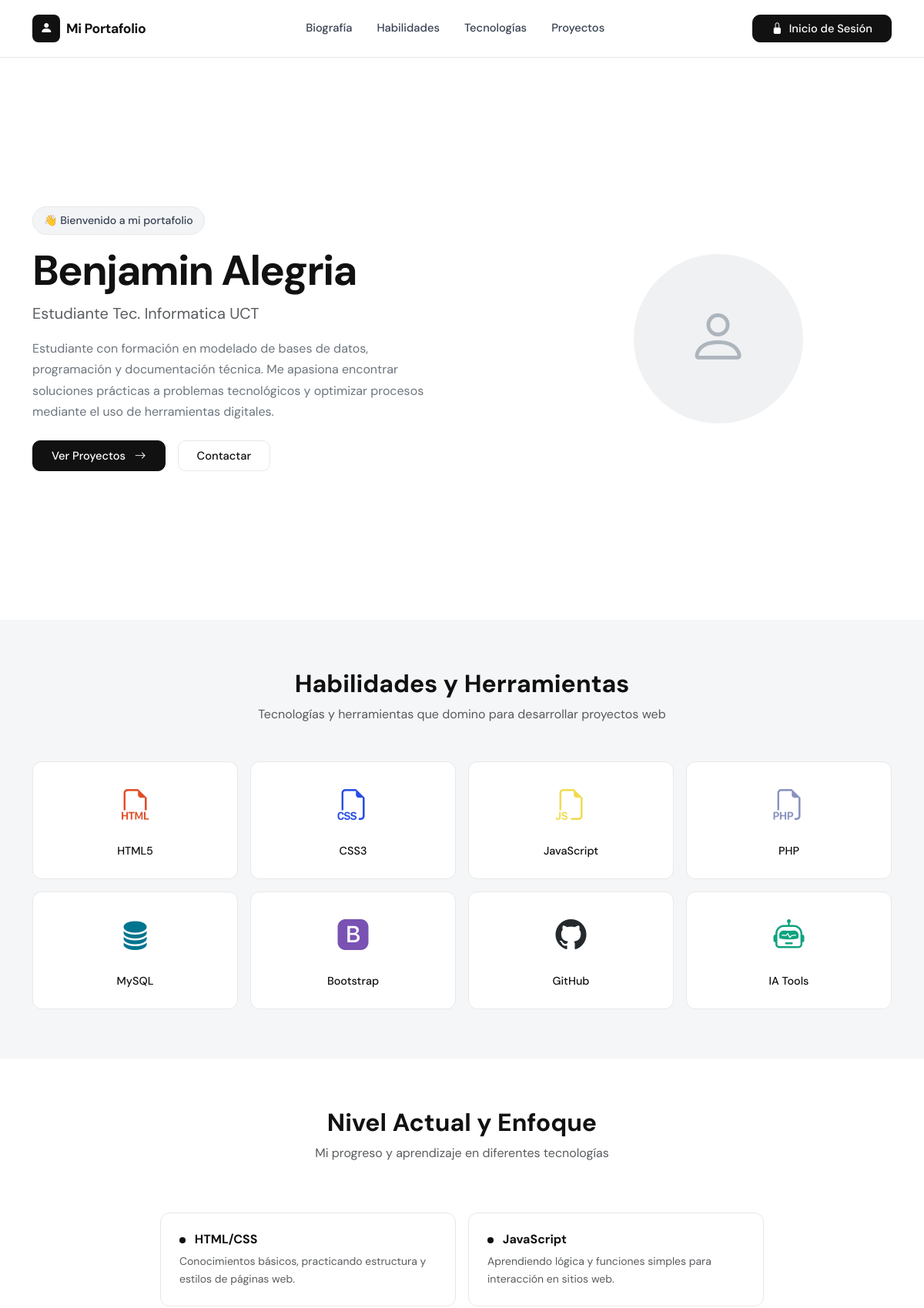
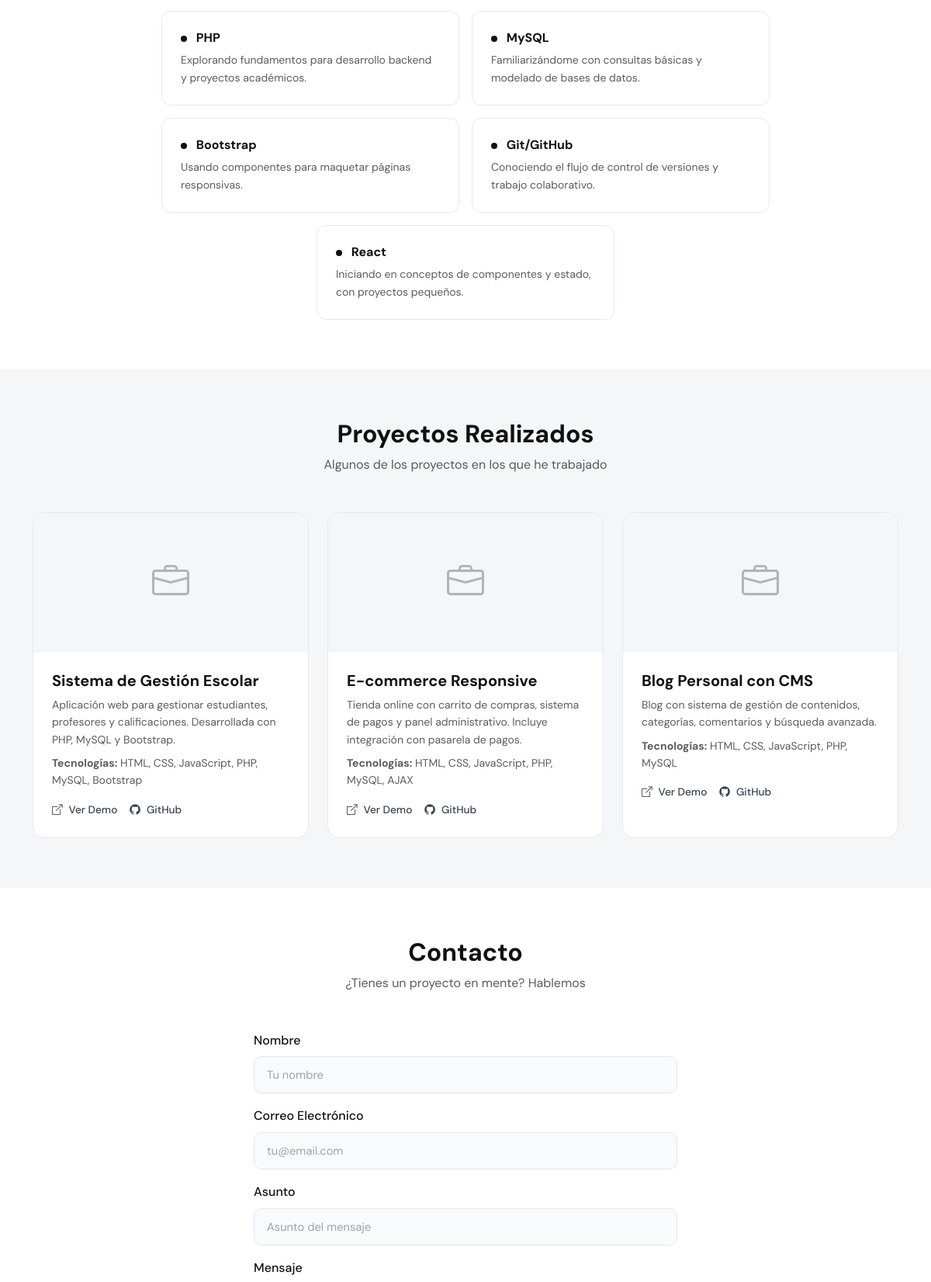
The page / (upper part) on the database its author committed (2 pictures, top to bottom).
### tables this page shows
CREATE TABLE IF NOT EXISTS habilidades (
    id         INT AUTO_INCREMENT PRIMARY KEY,
    nombre     VARCHAR(100) NOT NULL,
    icono_html TEXT,
    orden      INT DEFAULT 0,
    created_at TIMESTAMP DEFAULT CURRENT_TIMESTAMP
);

CREATE TABLE IF NOT EXISTS tecnologias (
    id          INT AUTO_INCREMENT PRIMARY KEY,
    nombre      VARCHAR(100) NOT NULL,
    descripcion TEXT,
    orden       INT DEFAULT 0,
    created_at  TIMESTAMP DEFAULT CURRENT_TIMESTAMP
);

### includes/functions.php (called while the page is built, shortened)
<?php
function getBiografia($pdo) {
    try {
        $stmt = $pdo->query("SELECT * FROM biografia LIMIT 1");
        return $stmt->fetch();
    } catch (Exception $e) {
        return null;
    }
}
function getHabilidades($pdo) {
    try {
        $stmt = $pdo->query("SELECT * FROM habilidades ORDER BY orden ASC");
        return $stmt->fetchAll();
    } catch (Exception $e) {
        return null;
    }
}
function getTecnologias($pdo) {
    try {
        $stmt = $pdo->query("SELECT * FROM tecnologias ORDER BY orden ASC");
        return $stmt->fetchAll();
    } catch (Exception $e) {
        return null;
    }
}
function getProyectos($pdo) {
    try {
        $stmt = $pdo->query("SELECT * FROM proyectos ORDER BY created_at DESC");
        return $stmt->fetchAll();
    } catch (Exception $e) {
        return null;
    }
}

### index.php (the view, shortened to what this page needs)
<?php
require_once 'includes/db.php';
require_once 'includes/functions.php';
$bio = getBiografia($pdo);
$habilidades = getHabilidades($pdo);
$tecnologias = getTecnologias($pdo);
$proyectos = getProyectos($pdo);
?>
<!DOCTYPE html>
<html lang="es">
<head>
    <link href="https://cdn.jsdelivr.net/npm/bootstrap@5.3.8/dist/css/bootstrap.min.css" rel="stylesheet">
    <link href="https://cdn.jsdelivr.net/npm/bootstrap-icons@1.11.0/font/bootstrap-icons.css" rel="stylesheet">
    <link href="assets/css/style.css" rel="stylesheet">
</head>
<body>
<nav class="navbar navbar-expand-lg navbar-light bg-white border-bottom sticky-top" id="mainNav">
    <div class="container">
        <a class="navbar-brand d-flex align-items-center gap-2 fw-bold" href="#inicio">
            <div class="brand-icon">
                <i class="bi bi-person-fill"></i>
            </div>
            Mi Portafolio
        </a>
        <div class="collapse navbar-collapse justify-content-center" id="navbarNav">
            <ul class="navbar-nav gap-1">
                <li class="nav-item"><a class="nav-link" href="#biografia">Biografía</a></li>
                <li class="nav-item"><a class="nav-link" href="#habilidades">Habilidades</a></li>
                <li class="nav-item"><a class="nav-link" href="#tecnologias">Tecnologías</a></li>
                <li class="nav-item"><a class="nav-link" href="#proyectos">Proyectos</a></li>
            </ul>
        </div>
        <div class="d-flex">
            <a href="login.php" class="btn btn-dark px-4">
                <i class="bi bi-lock-fill me-2"></i>Inicio de Sesión
            </a>
        </div>
    </div>
</nav>
<section id="biografia" class="hero-section py-5">
    <div class="container py-4">
        <div class="row align-items-center">
            <div class="col-lg-7">
                <span class="badge-welcome mb-3 d-inline-flex align-items-center gap-2">
                    👋 Bienvenido a mi portafolio
                </span>
                <h1 class="display-4 fw-bold mb-2">
                    <?php echo htmlspecialchars($bio['nombre'] ?? 'Benjamin Alegria'); ?>
                </h1>
                <p class="text-muted fs-5 mb-3">
                    <?php echo htmlspecialchars($bio['titulo'] ?? 'Estudiante Tec. Informatica UCT'); ?>
                </p>
                <p class="text-secondary mb-4" style="max-width: 520px; line-height: 1.7;">
                    <?php echo htmlspecialchars($bio['descripcion'] ?? 'Estudiante con formación en modelado de bases de datos, programación y documentación técnica. Me apasiona encontrar soluciones prácticas a problemas tecnológicos y optimizar procesos mediante el uso de herramientas digitales.'); ?>
                </p>
                <div class="d-flex gap-3 flex-wrap">
                    <a href="#proyectos" class="btn btn-dark btn-lg px-4">
                        Ver Proyectos <i class="bi bi-arrow-right ms-2"></i>
                    </a>
                    <a href="#contacto" class="btn btn-outline-secondary btn-lg px-4">Contactar</a>
                </div>
            </div>
            <div class="col-lg-5 text-center mt-5 mt-lg-0">
                <div class="avatar-container">
                    <?php if (!empty($bio['foto'])): ?>
                        <img src="assets/img/<?php echo htmlspecialchars($bio['foto']); ?>"
                             alt="Foto de perfil" class="avatar-img">
                    <?php else: ?>
                        <div class="avatar-placeholder">
                            <i class="bi bi-person" style="font-size: 5rem; color: #adb5bd;"></i>
                        </div>
                    <?php endif; ?>
                </div>
            </div>
        </div>
    </div>
</section>
<section id="habilidades" class="py-5 bg-light-gray">
    <div class="container py-3">
        <div class="text-center mb-5">
            <h2 class="fw-bold">Habilidades y Herramientas</h2>
            <p class="text-muted">Tecnologías y herramientas que domino para desarrollar proyectos web</p>
        </div>
        <div class="row g-3 justify-content-center">
            <?php if ($habilidades): ?>
                <?php foreach ($habilidades as $hab): ?>
                <div class="col-6 col-sm-4 col-md-3">
                    <div class="skill-card text-center p-4">
                        <div class="skill-icon mb-3">
                            <?php echo $hab['icono_html'] ?? '<i class="bi bi-code-slash fs-1"></i>'; ?>
                        </div>
                        <p class="mb-0 fw-medium"><?php echo htmlspecialchars($hab['nombre']); ?></p>
                    </div>
                </div>
                <?php endforeach; ?>
            <?php endif; ?>
        </div>
    </div>
</section>
<section id="tecnologias" class="py-5 bg-white">
    <div class="container py-3">
        <div class="text-center mb-5">
            <h2 class="fw-bold">Nivel Actual y Enfoque</h2>
            <p class="text-muted">Mi progreso y aprendizaje en diferentes tecnologías</p>
        </div>
        <div class="row g-3 justify-content-center" style="max-width: 800px; margin: 0 auto;">
            <?php if ($tecnologias): ?>
                <?php foreach ($tecnologias as $tec): ?>
                <div class="col-12 col-md-6">
                    <div class="tech-card p-4">
                        <h6 class="fw-bold mb-2">
                            <span class="dot-indicator me-2"></span>
                            <?php echo htmlspecialchars($tec['nombre']); ?>
                        </h6>
                        <p class="text-muted small mb-0"><?php echo htmlspecialchars($tec['descripcion']); ?></p>
                    </div>
                </div>
                <?php endforeach; ?>
            <?php endif; ?>
        </div>
    </div>
</section>
<section id="proyectos" class="py-5 bg-light-gray">
    <div class="container py-3">
        <div class="text-center mb-5">
            <h2 class="fw-bold">Proyectos Realizados</h2>
            <p class="text-muted">Algunos de los proyectos en los que he trabajado</p>
        </div>
        <div class="row g-4">
            <?php if ($proyectos): ?>
                <?php foreach ($proyectos as $proy): ?>
                <div class="col-12 col-md-6 col-lg-4">
                    <div class="project-card h-100">
                        <div class="project-img-wrap">
                            <?php if (!empty($proy['imagen'])): ?>
                                <img src="assets/img/<?php echo htmlspecialchars($proy['imagen']); ?>"
                                     class="img-fluid w-100" alt="<?php echo htmlspecialchars($proy['titulo']); ?>">
                            <?php else: ?>
                                <div class="project-img-placeholder">
                                    <i class="bi bi-briefcase" style="font-size: 3rem; color: #adb5bd;"></i>
                                </div>
                            <?php endif; ?>
                        </div>
                        <div class="project-body p-4">
                            <h5 class="fw-bold mb-2"><?php echo htmlspecialchars($proy['titulo']); ?></h5>
                            <p class="text-muted small mb-2"><?php echo htmlspecialchars($proy['descripcion']); ?></p>
                            <?php if (!empty($proy['tecnologias'])): ?>
                                <p class="text-muted small mb-3">
                                    <strong>Tecnologías:</strong> <?php echo htmlspecialchars($proy['tecnologias']); ?>
                                </p>
                            <?php endif; ?>
                            <div class="d-flex gap-3">
                                <?php if (!empty($proy['url_demo'])): ?>
                                    <a href="<?php echo htmlspecialchars($proy['url_demo']); ?>"
                                       target="_blank" class="project-link">
                                        <i class="bi bi-box-arrow-up-right me-1"></i> Ver Demo
                                    </a>
                                <?php endif; ?>
                                <?php if (!empty($proy['url_github'])): ?>
                                    <a href="<?php echo htmlspecialchars($proy['url_github']); ?>"
                                       target="_blank" class="project-link">
                                        <i class="bi bi-github me-1"></i> GitHub
                                    </a>
                                <?php endif; ?>
                            </div>
                        </div>
                    </div>
                </div>
                <?php endforeach; ?>
            <?php else: ?>
                <?php
                $defaultProjects = [
                    ['titulo' => 'Sistema de Gestión Escolar', 'desc' => 'Aplicación web para gestionar estudiantes, profesores y calificaciones. Desarrollada con PHP, MySQL y Bootstrap.', 'techs' => 'HTML, CSS, JavaScript, PHP, MySQL, Bootstrap'],
                    ['titulo' => 'E-commerce Responsive', 'desc' => 'Tienda online con carrito de compras, sistema de pagos y panel administrativo. Incluye integración con pasarela de pagos.', 'techs' => 'HTML, CSS, JavaScript, PHP, MySQL, AJAX'],
                    ['titulo' => 'Blog Personal con CMS', 'desc' => 'Blog con sistema de gestión de contenidos, categorías, comentarios y búsqueda avanzada.', 'techs' => 'HTML, CSS, JavaScript, PHP, MySQL'],
                ];
                foreach ($defaultProjects as $p): ?>
                <div class="col-12 col-md-6 col-lg-4">
                    <div class="project-card h-100">
                        <div class="project-img-placeholder">
                            <i class="bi bi-briefcase" style="font-size: 3rem; color: #adb5bd;"></i>
                        </div>
                        <div class="project-body p-4">
                            <h5 class="fw-bold mb-2"><?php echo $p['titulo']; ?></h5>
                            <p class="text-muted small mb-2"><?php echo $p['desc']; ?></p>
                            <p class="text-muted small mb-3"><strong>Tecnologías:</strong> <?php echo $p['techs']; ?></p>
                            <div class="d-flex gap-3">
                                <a href="#" class="project-link"><i class="bi bi-box-arrow-up-right me-1"></i> Ver Demo</a>
                                <a href="#" class="project-link"><i class="bi bi-github me-1"></i> GitHub</a>
                            </div>
                        </div>
                    </div>
                </div>
                <?php endforeach; ?>
            <?php endif; ?>
        </div>
    </div>
</section>
<section id="contacto" class="py-5 bg-white">
    <div class="container py-3">
        <div class="text-center mb-5">
            <h2 class="fw-bold">Contacto</h2>
            <p class="text-muted">¿Tienes un proyecto en mente? Hablemos</p>
        </div>
        <div class="row justify-content-center">
            <div class="col-12 col-md-8 col-lg-6">
                <div class="mb-3">
                    <label class="form-label fw-medium">Nombre</label>
                    <input type="text" class="form-control contact-input" id="contactNombre" placeholder="Tu nombre">
                </div>
                <div class="mb-3">
                    <label class="form-label fw-medium">Correo Electrónico</label>
                    <input type="email" class="form-control contact-input" id="contactEmail" placeholder="tu@email.com">
                </div>
                <div class="mb-3">
                    <label class="form-label fw-medium">Asunto</label>
                    <input type="text" class="form-control contact-input" id="contactAsunto" placeholder="Asunto del mensaje">
                </div>
                <div class="mb-4">
                    <label class="form-label fw-medium">Mensaje</label>
                </div>
            </div>
        </div>
    </div>
</section>
</body>
</html>

### assets/css/style.css (style rules this page uses)
:root { --color-dark: #111111; --color-gray-light: #f5f6f7; --color-border: #e8e8e8; --color-text-muted: #6b7280; --color-accent: #111111; --font-main: 'DM Sans', sans-serif; --transition: 0.2s ease; --radius: 12px; --radius-lg: 16px; }
*, *::before, *::after { box-sizing: border-box; }
body { font-family: var(--font-main); color: var(--color-dark); background: #ffffff; line-height: 1.6; -webkit-font-smoothing: antialiased; }
#mainNav { border-bottom: 1px solid var(--color-border) !important; padding: 14px 0; box-shadow: none; }
.brand-icon { width: 36px; height: 36px; background: var(--color-dark); border-radius: 8px; display: flex; align-items: center; justify-content: center; color: white; font-size: 16px; }
.navbar-brand { font-size: 1.1rem; color: var(--color-dark) !important; letter-spacing: -0.02em; }
.nav-link { color: #374151 !important; font-size: 0.92rem; font-weight: 500; padding: 6px 14px !important; border-radius: 8px; transition: background var(--transition); }
.hero-section { min-height: calc(100vh - 70px); display: flex; align-items: center; background: #ffffff; }
.badge-welcome { background: #f3f4f6; border: 1px solid var(--color-border); padding: 6px 14px; border-radius: 100px; font-size: 0.88rem; color: #374151; font-weight: 500; display: inline-flex; align-items: center; gap: 6px; }
h1.display-4 { font-size: clamp(2.2rem, 5vw, 3.4rem); letter-spacing: -0.03em; line-height: 1.15; color: var(--color-dark); }
.avatar-container { display: flex; justify-content: center; align-items: center; }
.avatar-placeholder { width: 220px; height: 220px; border-radius: 50%; background: #f0f1f3; display: flex; align-items: center; justify-content: center; margin: 0 auto; }
.bg-light-gray { background: var(--color-gray-light) !important; }
.skill-card { background: #ffffff; border: 1px solid var(--color-border); border-radius: var(--radius); transition: all var(--transition); cursor: default; }
.skill-card .fw-medium { font-size: 0.9rem; color: var(--color-dark); }
.tech-card { background: #ffffff; border: 1px solid var(--color-border); border-radius: var(--radius); transition: border-color var(--transition); }
.dot-indicator { display: inline-block; width: 8px; height: 8px; border-radius: 50%; background: var(--color-dark); }
.project-card { background: #ffffff; border: 1px solid var(--color-border); border-radius: var(--radius-lg); overflow: hidden; transition: all 0.25s ease; }
.project-img-placeholder { height: 180px; background: #f5f6f7; display: flex; align-items: center; justify-content: center; }
.project-link { color: #374151; font-size: 0.85rem; font-weight: 500; text-decoration: none; display: inline-flex; align-items: center; gap: 4px; transition: color var(--transition); }
.contact-input { background: #f9fafb; border: 1px solid #e5e7eb; border-radius: 10px; padding: 12px 16px; font-size: 0.92rem; color: var(--color-dark); transition: border-color var(--transition), box-shadow var(--transition); }
.contact-input::placeholder { color: #9ca3af; }
.btn-dark { background: var(--color-dark); border-color: var(--color-dark); font-weight: 500; border-radius: 10px; transition: all var(--transition); font-size: 0.92rem; }
.btn-outline-secondary { border-color: var(--color-border); color: var(--color-dark); font-weight: 500; border-radius: 10px; font-size: 0.92rem; transition: all var(--transition); }
html { scroll-behavior: smooth; }

### rows shown on the page
habilidades: nombre "HTML5"
habilidades: nombre "CSS3"
habilidades: nombre "JavaScript"
habilidades: nombre "PHP"
habilidades: nombre "MySQL"
habilidades: nombre "Bootstrap"
habilidades: nombre "GitHub"
habilidades: nombre "IA Tools"
tecnologias: nombre "HTML/CSS", descripcion "Conocimientos básicos, practicando estructura y estilos de páginas web."
tecnologias: nombre "JavaScript", descripcion "Aprendiendo lógica y funciones simples para interacción en sitios web."
tecnologias: nombre "PHP", descripcion "Explorando fundamentos para desarrollo backend y proyectos académicos."
tecnologias: nombre "MySQL", descripcion "Familiarizándome con consultas básicas y modelado de bases de datos."
tecnologias: nombre "Bootstrap", descripcion "Usando componentes para maquetar páginas responsivas."
tecnologias: nombre "Git/GitHub", descripcion "Conociendo el flujo de control de versiones y trabajo colaborativo."
tecnologias: nombre "React", descripcion "Iniciando en conceptos de componentes y estado, con proyectos pequeños."

### other values the page prints
$bio['nombre'] "Benjamin Alegria"
$bio['titulo'] "Estudiante Tec. Informatica UCT"
$p['titulo'] "Sistema de Gestión Escolar"
$p['desc'] "Aplicación web para gestionar estudiantes, profesores y calificaciones. Desarrollada con PHP, MySQL y Bootstrap."
$p['techs'] "HTML, CSS, JavaScript, PHP, MySQL, Bootstrap"
$p['titulo'] "E-commerce Responsive"
$p['desc'] "Tienda online con carrito de compras, sistema de pagos y panel administrativo. Incluye integración con pasarela de pagos."
$p['techs'] "HTML, CSS, JavaScript, PHP, MySQL, AJAX"
$p['titulo'] "Blog Personal con CMS"
$p['desc'] "Blog con sistema de gestión de contenidos, categorías, comentarios y búsqueda avanzada."
$p['techs'] "HTML, CSS, JavaScript, PHP, MySQL"
